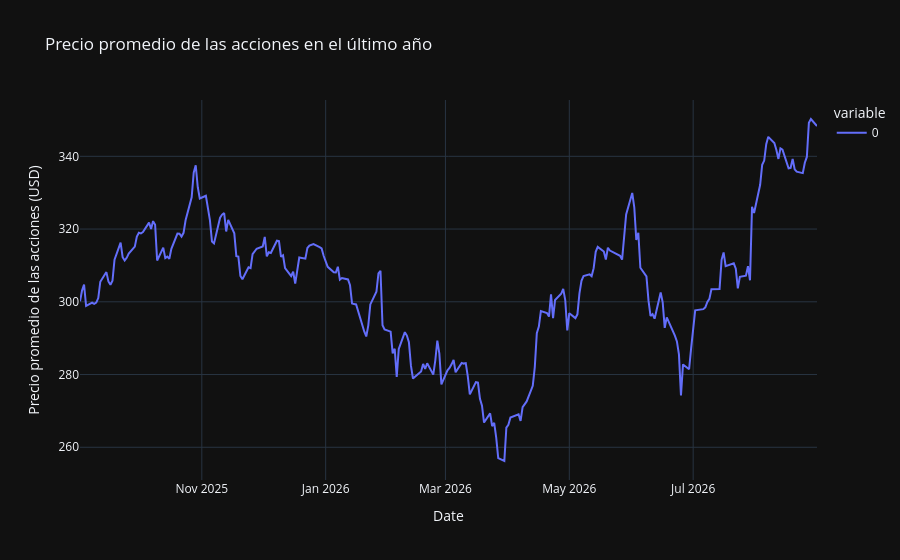

The cell this chart's notebook holds for it:
### Code cell
px.line(precios.mean(axis=1),
       title="Precio promedio de las acciones en el último año",
       labels={"value":"Precio promedio de las acciones (USD)", "index":"Fecha"},
       template="plotly_dark")#Grafica oscura, si queremos una grafica cl

### Figure 1 — Plotly figure (JSON) as saved in the notebook; plotly's stock layout.template omitted (floating-point values rounded to 4 significant figures; data arrays with more than 128 entries replaced by an {"elided": "..."} marker saying what was removed)
{"data": [{"hovertemplate": "variable=0<br>Date=%{x}<br>Precio promedio de las acciones (USD)=%{y}<extra></extra>", "legendgroup": "0", "line": {"color": "#636efa", "dash": "solid"}, "marker": {"symbol": "circle"}, "mode": "lines", "name": "0", "orientation": "v", "showlegend": true, "type": "scatter", "x": {"elided": "251 str values"}, "xaxis": "x", "y": {"elided": "251 float values"}, "yaxis": "y"}], "layout": {"legend": {"title": {"text": "variable"}, "tracegroupgap": 0}, "title": {"text": "Precio promedio de las acciones en el último año"}, "xaxis": {"anchor": "y", "domain": [0, 1], "title": {"text": "Date"}}, "yaxis": {"anchor": "x", "domain": [0, 1], "title": {"text": "Precio promedio de las acciones (USD)"}}}}
